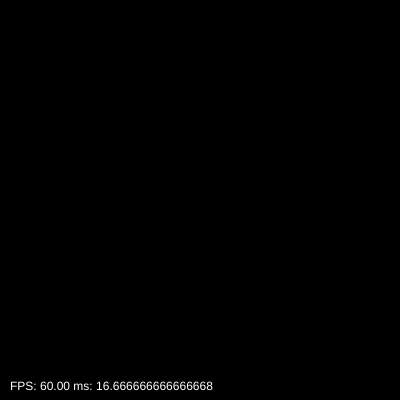
Frame 1 (no input)
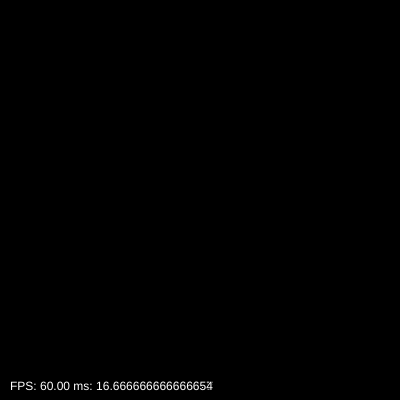
Frame 60 (no input)
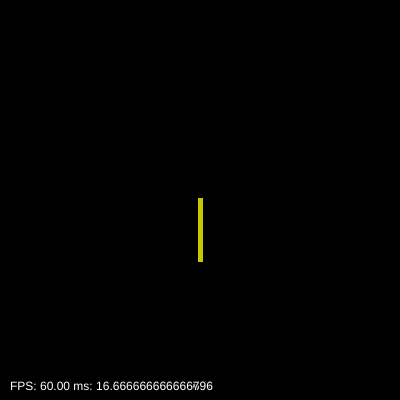
Frame 120 (the mouse pressed at the canvas centre since frame 60)

The p5.js sketch that drew these frames (run headless with seeded random() and noise() and a simulated clock; from frame 60 on, the mouse is pressed at the canvas centre):

// p5.js sketch
// ── sketch.js
var allPoints = new Array();
var oldMillis = 0;
let diffs = [];
function setup() {
  createCanvas(400, 400);

  //return;
  for (let y = 0; y < height; y++) {
    for (let x = 0; x < width; x++) {
      let mapPoint = new MapPoint(x, y, width, height);
      allPoints.push(mapPoint);
    }
  }
  
  for (let i = 0; i < allPoints.length; i++) {
    allPoints[i].neighbors = getNeighborsForPoint(allPoints[i].x, allPoints[i].y);
  }
  
  console.log("Generated "+ allPoints.length + " points for "+width+"x"+height+ " grid");
  
  background(0);
}

function draw() {
  drawFPS();
  
  if (mouseIsPressed) {
    if (mouseX > 0 && mouseX < width && mouseY > 0 && mouseY < height) {
      mouse();
    }
  }
  loadPixels();
  for (let i = 0; i < allPoints.length; i++) {
    allPoints[i].draw(pixels);
  }
  updatePixels();
  if(frameCount %1 == 0) {
    if (allPoints.length > 0)  {
      for (let i = allPoints.length - 1; i >= 0; i--) {
        allPoints[i].update();
      }
    }
  }
}

function drawFPS() {
  let newMillis = millis();
  fill(0);
  rect(8,width-25, 130, 20)
  let fps = frameRate();
  fill(255);
  stroke(0);
  let diff = newMillis - oldMillis;
  oldMillis = newMillis;
  diffs.push(diff);
  if (diffs.length > 100) {
    diffs.shift();
  }
  let diffAVG = 0;
  for (let i = 0; i < diffs.length; i++) {
    diffAVG += diffs[i];
  }
  diffAVG = diffAVG/diffs.length
  
  text("FPS: " + fps.toFixed(2) + " ms: "+diffAVG, 10, height - 10);
}

function mouse() {
  let pointsToSet = getNeighborsForPoint(mouseX, mouseY, true);
  for(let point in pointsToSet) {
    let pointsToSetMore = getNeighborsForPoint(pointsToSet[point].x, pointsToSet[point].y) 
    for(let more in pointsToSetMore) {
      pointsToSetMore[more].type = 1;
    }
  }
}

function touchMoved() {
  mouse();
  return false;
}

function getNeighborsForPoint(x, y, includeCenter = false) {
  if (x < 0 || y < 0 || x >= width || y >= height) {
    return {};
  }
  
  let neighbors = {};
  let neighborOffsets = [
    [-1,1,"bottomleft"],[0,1,"bottom"],[1,1,"bottomright"],
    [-1,0,"left"],      [1,0,"right"],
    [-1,-1,"topleft"],[0,-1,"top"],[1,-1,"topright"]
  ];
  
  for (let i = 0; i < neighborOffsets.length; i++) {
    let xPos = x + neighborOffsets[i][0];
    let yPos = y + neighborOffsets[i][1];
    let neighborName = neighborOffsets[i][2];

    if (xPos >= 0 && xPos < width && yPos >= 0 && yPos < height) {
      let neighborIndex = xPos + (yPos * width);
      neighbors[neighborName] = allPoints[neighborIndex];
    }
  }
  if (includeCenter) {
    neighbors["center"] = allPoints[x + (y * width)];
  }
  return neighbors;
}
document.ontouchmove = function(event) {
    event.preventDefault();
};
document.touchmove = function(event) {
    event.preventDefault();
};
// ── MapPoint.js
class MapPoint {
  // 1 = sand;
  constructor(x, y, width, height) {
    this.x = x;
    this.y = y;
    this.width = width;
    this.height = height;
    this.rPixels = [];
    this.gPixels = [];
    this.bPixels = [];
    this.aPixels = [];
    
    this.pdSquare = pixelDensity()*pixelDensity();
    
    let d = pixelDensity();
    for (let i = 0; i < d; i++) {
      for (let j = 0; j < d; j++) {
        // loop over
        let index = 4 * ((this.y * d + j) * width * d + (this.x  * d + i));
        this.rPixels.push(index);
        this.gPixels.push(index+1);
        this.bPixels.push(index+2);
        this.aPixels.push(index+3);
      }
    }
    this.type = null;
    this.oldtype = null;
    this.neighbors = {};
  }
  
  draw(pixels) {
    if (this.oldtype === this.type) {
      return;
    } else {
      this.oldtype = this.type;
        if (this.type === 1) {
          for (let i = 0; i < this.pdSquare; i++) {
            pixels[this.rPixels[i]] = 200;
            pixels[this.gPixels[i]] = 200;
            pixels[this.bPixels[i]] = 0;
          }
      } else {
        for (let i = 0; i < this.pdSquare; i++) {
            pixels[this.rPixels[i]] = 0;
            pixels[this.gPixels[i]] = 0;
            pixels[this.bPixels[i]] = 0;
          }
      }
    }
  }
  
  update() {
    if (this.type === null) {
      return;
    } else {
      if (this.type === 1) {
        if ("bottom" in this.neighbors) {
          if(this.neighbors.bottom.type !== 1){
            this.neighbors.bottom.setType(1);
            this.type = null;
            return;
          }
        }
        if (("bottomleft" in this.neighbors) && ("bottomright" in this.neighbors)) {
          
          let leftRight = null;
          if (random(2) >=1) {
            leftRight = this.neighbors.bottomright;
          } else {
            leftRight = this.neighbors.bottomleft;
          }
          if (leftRight.type !== 1) {
            leftRight.type = 1;
            this.type = null;
            return;
          }
        }
      }
    }
  }
  
  setType(type) {
    this.type = type;
  }
}
